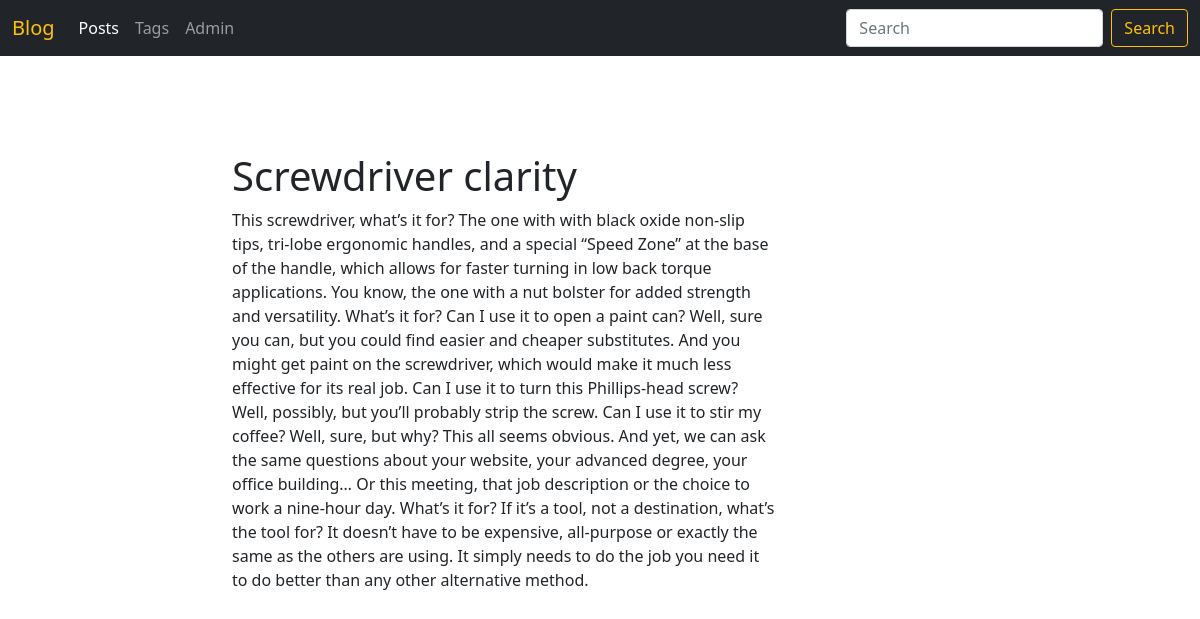
Page /blog/post/screwdriver-clarity/ on the committed database.
### blog/models.py (models this page shows, shortened)
class Post(models.Model):
    title = models.CharField(max_length=150, db_index=True)
    slug = models.SlugField(max_length=150, blank=True, unique=True)
    body = models.TextField(blank=True, db_index=True)
    date_pub = models.DateTimeField(auto_now_add=True)
    tags = models.ManyToManyField('tag', blank=True, related_name='posts')
    class Meta:
        ordering = ['-date_pub']

### blog/views.py (the view)
# urls.py: path('post/<str:slug>/', PostDetail.as_view(), name='post_detail'),
class PostDetail(ObjectDetailMixin, View):
    model = Post
    template = 'blog/post/post_detail.html'

### blog/utils.py (called while the page is built)
    def get(self, request, slug):
        obj = get_object_or_404(self.model, slug__iexact=slug)
        return render(request, self.template, {self.model.__name__.lower(): obj, 'admin_object': obj, 'detail': True})

### blog/templates/blog/post/post_detail.html (shortened to what this page needs)
{% extends 'blog/base_blog.html' %}
{% block content %}
    <h1 class="mt-5">{{ post.title }}</h1>
    <p>{{ post.body }}</p>
{% endblock %}

### rows in the picture
Post: title "Screwdriver clarity", body "This screwdriver, what’s it for? The one with with black oxide non-slip tips, tri-lobe ergonomic handles, and a special “Speed Zone” at the base of the handle, which allows for faster turning in low back torque applications. You know, the one with a nut bolster for added strength and versatility. What’s it for? Can I use it to open a paint can? Well, sure you can, but you could find easier and cheaper substitutes. And you might get paint on the screwdriver, which would make it much less effective for its real job. Can I use it to turn this Phillips-head screw? Well, possibly, but you’ll probably strip the screw. Can I use it to stir my coffee? Well, sure, but why? This all seems obvious.…"
